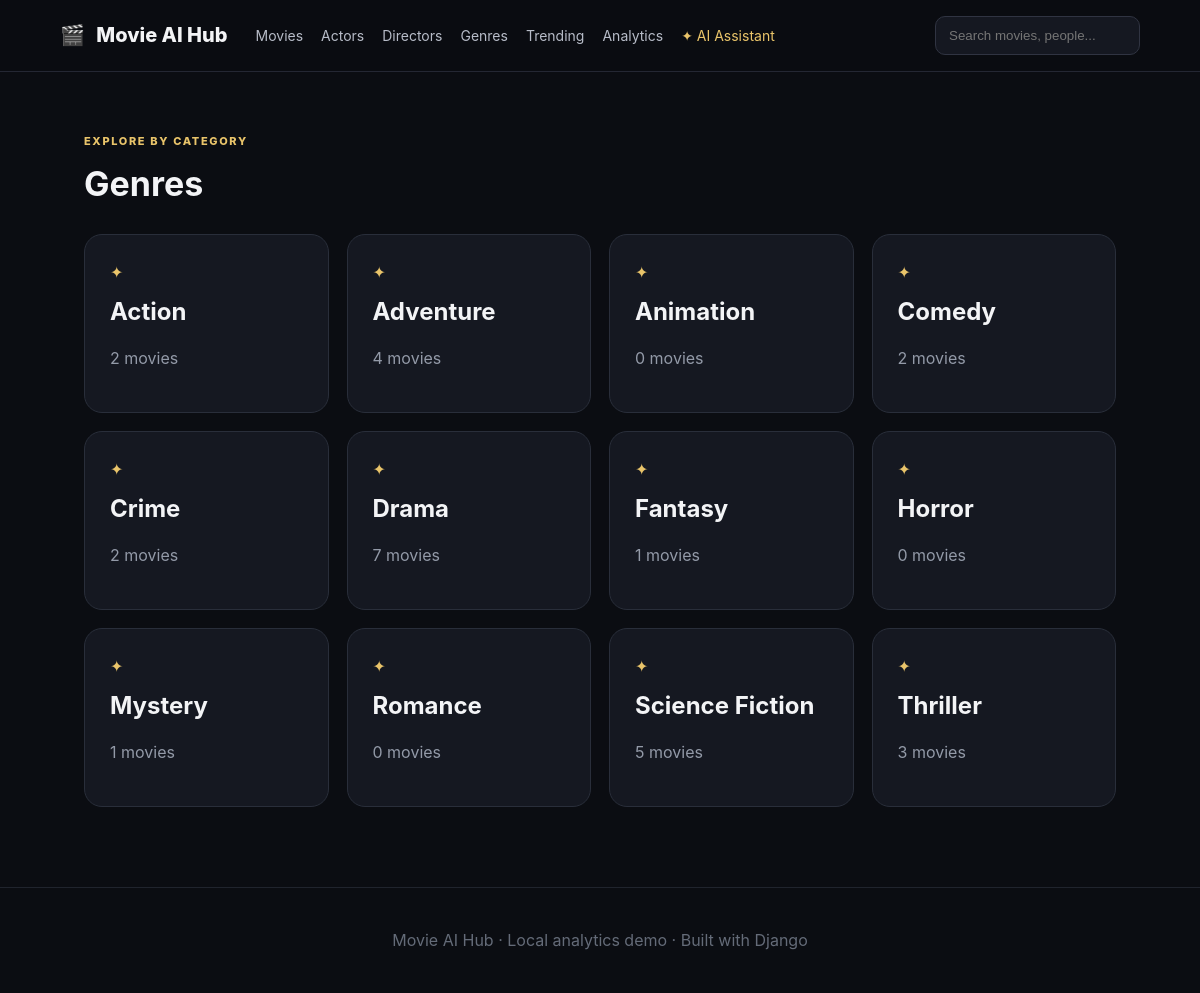
The page /genres/ on the database its author committed.
### core/models.py (models this page shows, shortened)
class Genre(models.Model):
    name = models.CharField(max_length=80, unique=True)
    description = models.TextField(blank=True)
    class Meta:
        ordering = ["name"]

### core/views.py (the view)
# urls.py: path("genres/", views.genres, name="genres"),
def genres(request):
    return render(request, "genres/list.html", {"genres": Genre.objects.all()})

### templates/genres/list.html
{% extends "base.html" %}
{% block content %}<div class="page-head"><div><span class="eyebrow">EXPLORE BY CATEGORY</span><h1>Genres</h1></div></div><div class="genre-grid">{% for genre in genres %}<a href="{% url 'genre_detail' genre.pk %}" class="genre-card"><span>✦</span><h2>{{ genre.name }}</h2><p>{{ genre.movies.count }} movies</p></a>{% endfor %}</div>{% endblock %}

### static/css/app.css (style rules this page uses)
* { box-sizing:border-box }
body { margin:0;font-family:Inter,system-ui,-apple-system,sans-serif;background:#0b0d12;color:#f3f4f6;line-height:1.55 }
a { color:inherit;text-decoration:none }
.eyebrow { letter-spacing:.15em;font-size:11px;color:#e9c46a;font-weight:800 }
.section-head,.page-head { padding:55px 7% 24px;display:flex;justify-content:space-between;align-items:end }
.section-head h2,.page-head h1 { margin:6px 0 0;font-size:34px }
.people-grid,.genre-grid,.article-grid { padding:0 7% 50px;display:grid;grid-template-columns:repeat(4,1fr);gap:18px }
.profile-card,.genre-card,.article-card,.panel { background:#151821;border:1px solid #292e3a;border-radius:18px;padding:25px }
.genre-card span { color:#e9c46a }
.genre-card h2 { margin:8px 0 }
.genre-card p,.article-card p { color:#939aa8 }

### rows shown on the page
Genre: name "Action", movies.count "2"
Genre: name "Adventure", movies.count "4"
Genre: name "Animation", movies.count "0"
Genre: name "Comedy", movies.count "2"
Genre: name "Crime", movies.count "2"
Genre: name "Drama", movies.count "7"
Genre: name "Fantasy", movies.count "1"
Genre: name "Horror", movies.count "0"
Genre: name "Mystery", movies.count "1"
Genre: name "Romance", movies.count "0"
Genre: name "Science Fiction", movies.count "5"
Genre: name "Thriller", movies.count "3"
